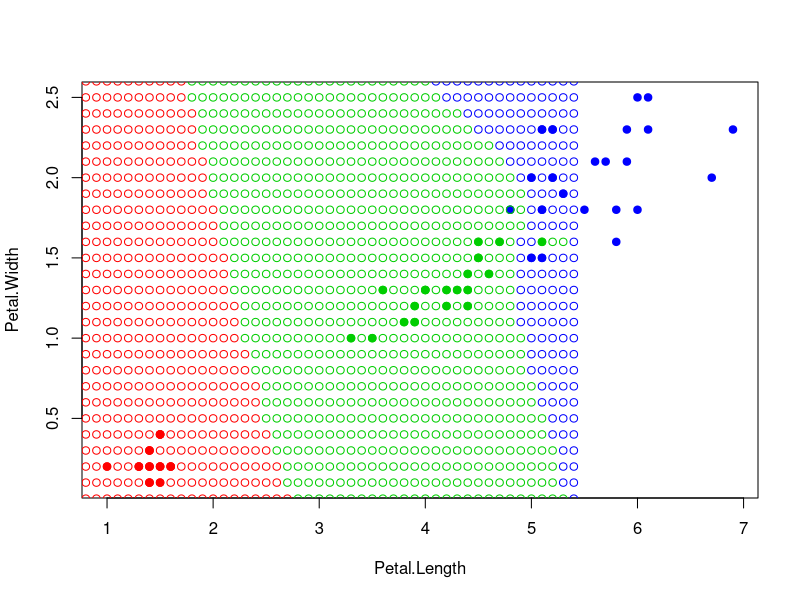

The R source for this figure: (Note: a time limit stopped this script after it produced the figure.)

euclideanDistance <- function(u, v)
{
  sqrt(sum((u - v)^2))
}
oNN <- function(xl, z, metricFunction =euclideanDistance){
  
  
  min_dist = 1000
  l <- dim(xl)[1]
  n <- dim(xl)[2] - 1
  
  for (i in 1:l){
    tmp_dist = metricFunction(xl[i, 1:n], z)
    
    if(tmp_dist < min_dist) {
      min_dist = tmp_dist
      class = xl[i, n+1]
    }
  }
  
  return (class)
}

colors <- c("setosa" = "red", "versicolor" = "green3",
            "virginica" = "blue")


iris30 = iris[sample(c(1:150), 60, replace=FALSE), 3:5]

plot(iris30[, 1:2], pch = 21, bg = colors[iris30$Species],
     col = colors[iris30$Species])
xl <- iris30[, 1:3]

points_array = c()
x1<-0
x2<-0
while (x1<7) { 
  while (x2<3) { 
    
    z <- c(x1,x2)
    class <- oNN(xl, z)
    points_array = c(points_array, c(z))
    points(z[1], z[2], pch = 1, col = colors[class])
    x2<-x2+0.1
  }
  x2<-0
  x1<-x1+0.1
}
